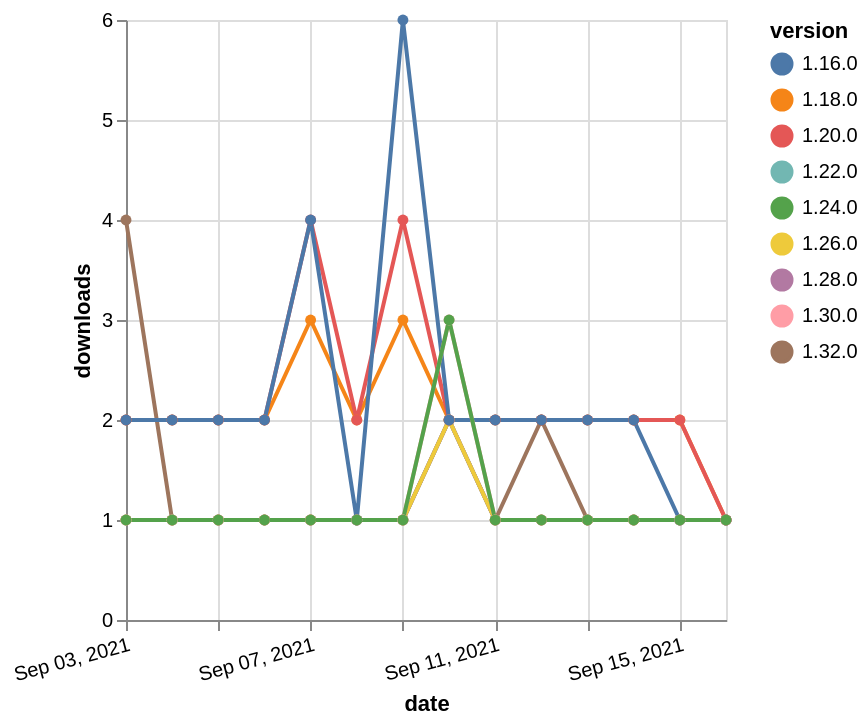

Vega-Lite specification stored for this chart:
### Vega-Lite specification from a JSON file in a GitHub repository (floating-point values rounded to 4 significant figures)
{"$schema": "https://vega.github.io/schema/vega-lite/v5.json", "description": "A simple bar chart with embedded data.", "data": {"values": [{"date": "2021-09-03", "total": 2614, "delta": 2, "version": "1.18.0"}, {"date": "2021-09-04", "total": 2616, "delta": 2, "version": "1.18.0"}, {"date": "2021-09-05", "total": 2618, "delta": 2, "version": "1.18.0"}, {"date": "2021-09-06", "total": 2620, "delta": 2, "version": "1.18.0"}, {"date": "2021-09-07", "total": 2623, "delta": 3, "version": "1.18.0"}, {"date": "2021-09-08", "total": 2625, "delta": 2, "version": "1.18.0"}, {"date": "2021-09-09", "total": 2628, "delta": 3, "version": "1.18.0"}, {"date": "2021-09-10", "total": 2630, "delta": 2, "version": "1.18.0"}, {"date": "2021-09-11", "total": 2632, "delta": 2, "version": "1.18.0"}, {"date": "2021-09-12", "total": 2634, "delta": 2, "version": "1.18.0"}, {"date": "2021-09-13", "total": 2636, "delta": 2, "version": "1.18.0"}, {"date": "2021-09-14", "total": 2638, "delta": 2, "version": "1.18.0"}, {"date": "2021-09-15", "total": 2640, "delta": 2, "version": "1.18.0"}, {"date": "2021-09-16", "total": 2641, "delta": 1, "version": "1.18.0"}, {"date": "2021-09-03", "total": 122, "delta": 4, "version": "1.32.0"}, {"date": "2021-09-04", "total": 123, "delta": 1, "version": "1.32.0"}, {"date": "2021-09-05", "total": 124, "delta": 1, "version": "1.32.0"}, {"date": "2021-09-06", "total": 125, "delta": 1, "version": "1.32.0"}, {"date": "2021-09-07", "total": 126, "delta": 1, "version": "1.32.0"}, {"date": "2021-09-08", "total": 127, "delta": 1, "version": "1.32.0"}, {"date": "2021-09-09", "total": 128, "delta": 1, "version": "1.32.0"}, {"date": "2021-09-10", "total": 130, "delta": 2, "version": "1.32.0"}, {"date": "2021-09-11", "total": 131, "delta": 1, "version": "1.32.0"}, {"date": "2021-09-12", "total": 133, "delta": 2, "version": "1.32.0"}, {"date": "2021-09-13", "total": 134, "delta": 1, "version": "1.32.0"}, {"date": "2021-09-14", "total": 135, "delta": 1, "version": "1.32.0"}, {"date": "2021-09-15", "total": 136, "delta": 1, "version": "1.32.0"}, {"date": "2021-09-16", "total": 137, "delta": 1, "version": "1.32.0"}, {"date": "2021-09-03", "total": 244, "delta": 1, "version": "1.22.0"}, {"date": "2021-09-04", "total": 245, "delta": 1, "version": "1.22.0"}, {"date": "2021-09-05", "total": 246, "delta": 1, "version": "1.22.0"}, {"date": "2021-09-06", "total": 247, "delta": 1, "version": "1.22.0"}, {"date": "2021-09-07", "total": 248, "delta": 1, "version": "1.22.0"}, {"date": "2021-09-08", "total": 249, "delta": 1, "version": "1.22.0"}, {"date": "2021-09-09", "total": 250, "delta": 1, "version": "1.22.0"}, {"date": "2021-09-10", "total": 252, "delta": 2, "version": "1.22.0"}, {"date": "2021-09-11", "total": 253, "delta": 1, "version": "1.22.0"}, {"date": "2021-09-12", "total": 254, "delta": 1, "version": "1.22.0"}, {"date": "2021-09-13", "total": 255, "delta": 1, "version": "1.22.0"}, {"date": "2021-09-14", "total": 256, "delta": 1, "version": "1.22.0"}, {"date": "2021-09-15", "total": 257, "delta": 1, "version": "1.22.0"}, {"date": "2021-09-16", "total": 258, "delta": 1, "version": "1.22.0"}, {"date": "2021-09-03", "total": 162, "delta": 1, "version": "1.28.0"}, {"date": "2021-09-04", "total": 163, "delta": 1, "version": "1.28.0"}, {"date": "2021-09-05", "total": 164, "delta": 1, "version": "1.28.0"}, {"date": "2021-09-06", "total": 165, "delta": 1, "version": "1.28.0"}, {"date": "2021-09-07", "total": 166, "delta": 1, "version": "1.28.0"}, {"date": "2021-09-08", "total": 167, "delta": 1, "version": "1.28.0"}, {"date": "2021-09-09", "total": 168, "delta": 1, "version": "1.28.0"}, {"date": "2021-09-10", "total": 170, "delta": 2, "version": "1.28.0"}, {"date": "2021-09-11", "total": 171, "delta": 1, "version": "1.28.0"}, {"date": "2021-09-12", "total": 172, "delta": 1, "version": "1.28.0"}, {"date": "2021-09-13", "total": 173, "delta": 1, "version": "1.28.0"}, {"date": "2021-09-14", "total": 174, "delta": 1, "version": "1.28.0"}, {"date": "2021-09-15", "total": 175, "delta": 1, "version": "1.28.0"}, {"date": "2021-09-16", "total": 176, "delta": 1, "version": "1.28.0"}, {"date": "2021-09-03", "total": 184, "delta": 1, "version": "1.26.0"}, {"date": "2021-09-04", "total": 185, "delta": 1, "version": "1.26.0"}, {"date": "2021-09-05", "total": 186, "delta": 1, "version": "1.26.0"}, {"date": "2021-09-06", "total": 187, "delta": 1, "version": "1.26.0"}, {"date": "2021-09-07", "total": 188, "delta": 1, "version": "1.26.0"}, {"date": "2021-09-08", "total": 189, "delta": 1, "version": "1.26.0"}, {"date": "2021-09-09", "total": 190, "delta": 1, "version": "1.26.0"}, {"date": "2021-09-10", "total": 192, "delta": 2, "version": "1.26.0"}, {"date": "2021-09-11", "total": 193, "delta": 1, "version": "1.26.0"}, {"date": "2021-09-12", "total": 194, "delta": 1, "version": "1.26.0"}, {"date": "2021-09-13", "total": 195, "delta": 1, "version": "1.26.0"}, {"date": "2021-09-14", "total": 196, "delta": 1, "version": "1.26.0"}, {"date": "2021-09-15", "total": 197, "delta": 1, "version": "1.26.0"}, {"date": "2021-09-16", "total": 198, "delta": 1, "version": "1.26.0"}, {"date": "2021-09-03", "total": 2459, "delta": 2, "version": "1.20.0"}, {"date": "2021-09-04", "total": 2461, "delta": 2, "version": "1.20.0"}, {"date": "2021-09-05", "total": 2463, "delta": 2, "version": "1.20.0"}, {"date": "2021-09-06", "total": 2465, "delta": 2, "version": "1.20.0"}, {"date": "2021-09-07", "total": 2469, "delta": 4, "version": "1.20.0"}, {"date": "2021-09-08", "total": 2471, "delta": 2, "version": "1.20.0"}, {"date": "2021-09-09", "total": 2475, "delta": 4, "version": "1.20.0"}, {"date": "2021-09-10", "total": 2477, "delta": 2, "version": "1.20.0"}, {"date": "2021-09-11", "total": 2479, "delta": 2, "version": "1.20.0"}, {"date": "2021-09-12", "total": 2481, "delta": 2, "version": "1.20.0"}, {"date": "2021-09-13", "total": 2483, "delta": 2, "version": "1.20.0"}, {"date": "2021-09-14", "total": 2485, "delta": 2, "version": "1.20.0"}, {"date": "2021-09-15", "total": 2487, "delta": 2, "version": "1.20.0"}, {"date": "2021-09-16", "total": 2488, "delta": 1, "version": "1.20.0"}, {"date": "2021-09-03", "total": 3054, "delta": 2, "version": "1.16.0"}, {"date": "2021-09-04", "total": 3056, "delta": 2, "version": "1.16.0"}, {"date": "2021-09-05", "total": 3058, "delta": 2, "version": "1.16.0"}, {"date": "2021-09-06", "total": 3060, "delta": 2, "version": "1.16.0"}, {"date": "2021-09-07", "total": 3064, "delta": 4, "version": "1.16.0"}, {"date": "2021-09-08", "total": 3065, "delta": 1, "version": "1.16.0"}, {"date": "2021-09-09", "total": 3071, "delta": 6, "version": "1.16.0"}, {"date": "2021-09-10", "total": 3073, "delta": 2, "version": "1.16.0"}, {"date": "2021-09-11", "total": 3075, "delta": 2, "version": "1.16.0"}, {"date": "2021-09-12", "total": 3077, "delta": 2, "version": "1.16.0"}, {"date": "2021-09-13", "total": 3079, "delta": 2, "version": "1.16.0"}, {"date": "2021-09-14", "total": 3081, "delta": 2, "version": "1.16.0"}, {"date": "2021-09-15", "total": 3082, "delta": 1, "version": "1.16.0"}, {"date": "2021-09-16", "total": 3083, "delta": 1, "version": "1.16.0"}, {"date": "2021-09-03", "total": 193, "delta": 1, "version": "1.30.0"}, {"date": "2021-09-04", "total": 194, "delta": 1, "version": "1.30.0"}, {"date": "2021-09-05", "total": 195, "delta": 1, "version": "1.30.0"}, {"date": "2021-09-06", "total": 196, "delta": 1, "version": "1.30.0"}, {"date": "2021-09-07", "total": 197, "delta": 1, "version": "1.30.0"}, {"date": "2021-09-08", "total": 198, "delta": 1, "version": "1.30.0"}, {"date": "2021-09-09", "total": 199, "delta": 1, "version": "1.30.0"}, {"date": "2021-09-10", "total": 202, "delta": 3, "version": "1.30.0"}, {"date": "2021-09-11", "total": 203, "delta": 1, "version": "1.30.0"}, {"date": "2021-09-12", "total": 204, "delta": 1, "version": "1.30.0"}, {"date": "2021-09-13", "total": 205, "delta": 1, "version": "1.30.0"}, {"date": "2021-09-14", "total": 206, "delta": 1, "version": "1.30.0"}, {"date": "2021-09-15", "total": 207, "delta": 1, "version": "1.30.0"}, {"date": "2021-09-16", "total": 208, "delta": 1, "version": "1.30.0"}, {"date": "2021-09-03", "total": 330, "delta": 1, "version": "1.24.0"}, {"date": "2021-09-04", "total": 331, "delta": 1, "version": "1.24.0"}, {"date": "2021-09-05", "total": 332, "delta": 1, "version": "1.24.0"}, {"date": "2021-09-06", "total": 333, "delta": 1, "version": "1.24.0"}, {"date": "2021-09-07", "total": 334, "delta": 1, "version": "1.24.0"}, {"date": "2021-09-08", "total": 335, "delta": 1, "version": "1.24.0"}, {"date": "2021-09-09", "total": 336, "delta": 1, "version": "1.24.0"}, {"date": "2021-09-10", "total": 339, "delta": 3, "version": "1.24.0"}, {"date": "2021-09-11", "total": 340, "delta": 1, "version": "1.24.0"}, {"date": "2021-09-12", "total": 341, "delta": 1, "version": "1.24.0"}, {"date": "2021-09-13", "total": 342, "delta": 1, "version": "1.24.0"}, {"date": "2021-09-14", "total": 343, "delta": 1, "version": "1.24.0"}, {"date": "2021-09-15", "total": 344, "delta": 1, "version": "1.24.0"}, {"date": "2021-09-16", "total": 345, "delta": 1, "version": "1.24.0"}]}, "width": "container", "mark": {"type": "line", "point": {"filled": true}}, "encoding": {"x": {"field": "date", "type": "temporal", "timeUnit": "yearmonthdate", "title": "date", "axis": {"labelAngle": -15}}, "y": {"field": "delta", "type": "quantitative", "title": "downloads"}, "color": {"field": "version", "type": "nominal"}, "tooltip": {"field": "delta"}}}
